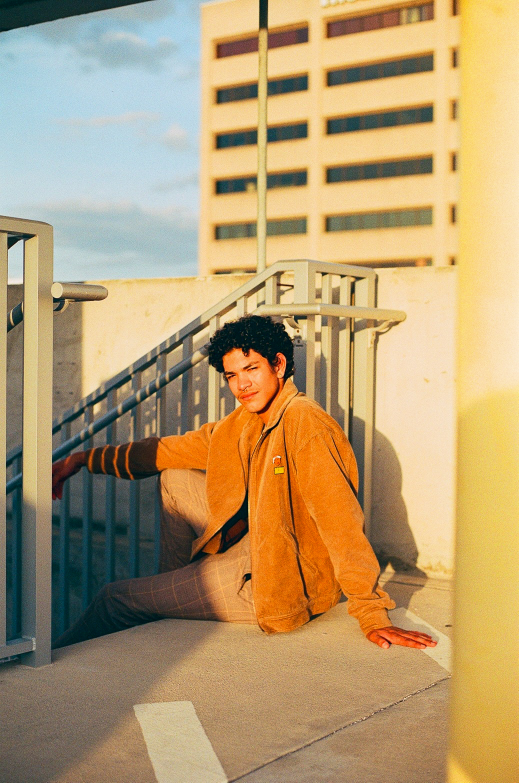
#> input picture photo_site/35mm Film/000003390014.jpg, 1037 x 1565 px (shown at 1/2 size)
$ python -i generate_thumbnails.py   (imports and definitions only)
#> lines starting #> are read from the running program, lines starting #| are printed output that depends on the picture
#> in make_thumbnail, img is the input picture: PIL image 1037x1565 RGB; mean R, G, B 182.2, 156.2, 112.9
import os
from PIL import Image

# Configuration
BASE_DIR = os.path.dirname(os.path.abspath(__file__))
FOLDERS = ["35mm Film", "Graduation", "Wedding", "Beach", "Sports", "Studio "]
# Source images live in public folder one level up
SRC_ROOT = os.path.join(BASE_DIR, '..', 'public')
THUMB_ROOT = os.path.join(SRC_ROOT, 'thumbnails')
THUMB_SIZE = (400, 300)  # width, height (aspect ratio 4:3)

# [1 line not run here, left out]

def crop_center(img, target_aspect):
#> called with target_aspect = 1.33
    width, height = img.size
#> width = 1037; height = 1565
    current_aspect = width / height
#> current_aspect = 0.663
    if current_aspect > target_aspect:
        # Crop width
        new_width = int(height * target_aspect)
        left = (width - new_width) // 2
        right = left + new_width
        top = 0
        bottom = height
    else:
        # Crop height
        new_height = int(width / target_aspect)
#> new_height = 777
        top = (height - new_height) // 2
#> top = 394
        bottom = top + new_height
#> bottom = 1171
        left = 0
        right = width
#> right = 1037
    return img.crop((left, top, right, bottom))
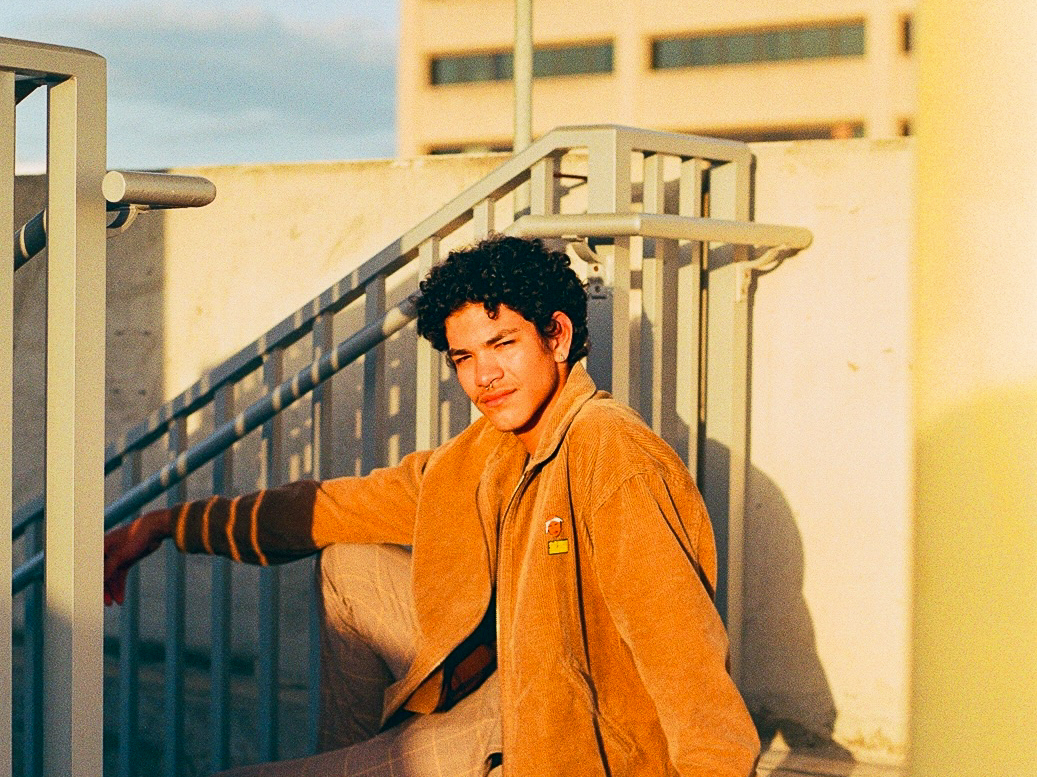
#> returned value: PIL image 1037x777 RGB; mean R, G, B 184.9, 153.6, 105.2

def make_thumbnail(src_path, dest_path):
    try:
        with Image.open(src_path) as img:
            img = img.convert('RGB')
            img = crop_center(img, THUMB_SIZE[0] / THUMB_SIZE[1])
            img = img.resize(THUMB_SIZE, Image.LANCZOS)
#> img: PIL image 400x300 RGB
            img.save(dest_path, quality=85)
            print(f"Created thumbnail: {dest_path}")
    except Exception as e:
        print(f"Error processing {src_path}: {e}")

def process_folder(folder):
    src_folder = os.path.join(SRC_ROOT, folder)
    for root, dirs, files in os.walk(src_folder):
        # Derive relative path from SRC_ROOT to preserve subfolder structure (e.g., Sports/Running)
        rel = os.path.relpath(root, SRC_ROOT)
        dest_folder = os.path.join(THUMB_ROOT, rel)
        os.makedirs(dest_folder, exist_ok=True)
        for fname in files:
            if fname.lower().endswith(('.jpg', '.jpeg', '.png', '.webp')):
                src_path = os.path.join(root, fname)
                dest_path = os.path.join(dest_folder, fname)
                if not os.path.exists(dest_path):
                    make_thumbnail(src_path, dest_path)

# [4 lines not run here, left out]

>>> result = make_thumbnail('../35mm Film/000003390014.jpg', 'out.png')

$ run again, on photo_site/35mm Film/000003410004-2.jpg
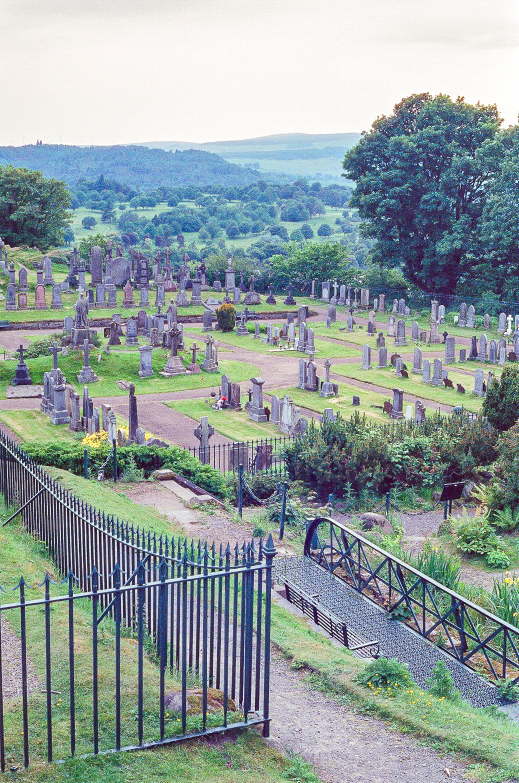
#> input picture photo_site/35mm Film/000003410004-2.jpg, 1037 x 1565 px (shown at 1/2 size)
#> in make_thumbnail, img is the input picture: PIL image 1037x1565 RGB; mean R, G, B 144.9, 158.1, 158
#> in crop_center, `return img.crop((left, top, right, bottom))`:
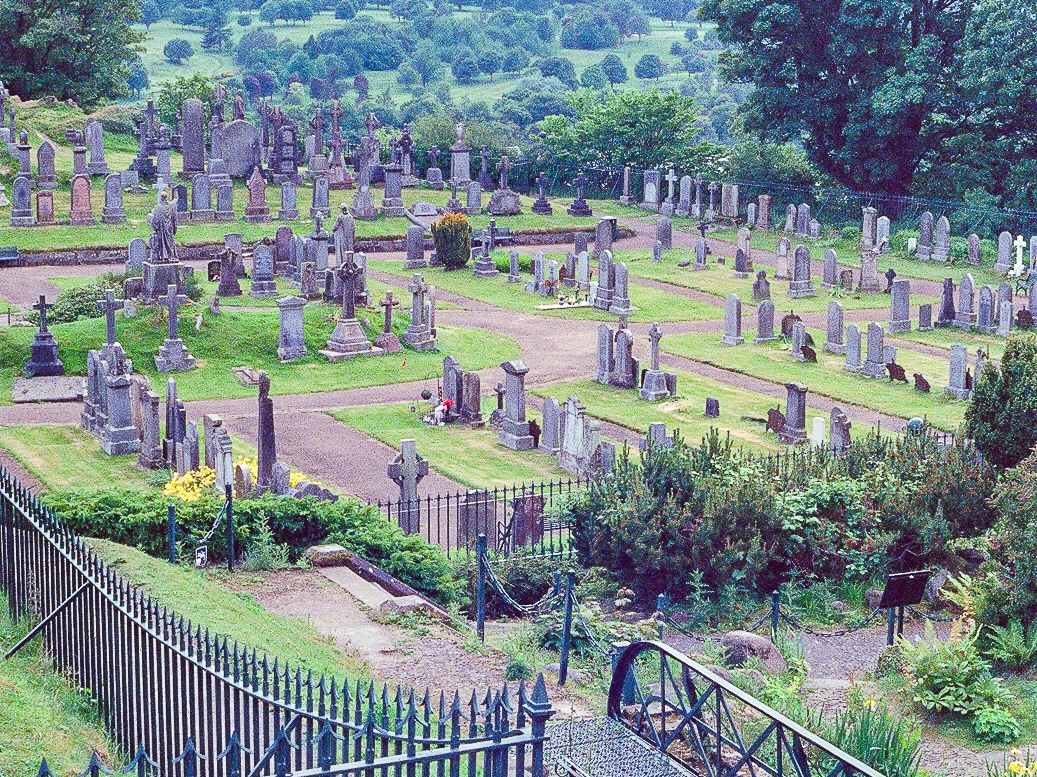
#> returned value: PIL image 1037x777 RGB; mean R, G, B 123.4, 137.6, 138
#> in make_thumbnail, `img = img.resize(THUMB_SIZE, Image.LANCZOS)`:
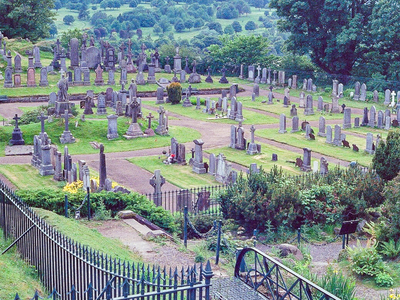
#> img: PIL image 400x300 RGB; mean R, G, B 123.4, 137.6, 138

$ run again, on photo_site/35mm Film/000003410008-2.jpg
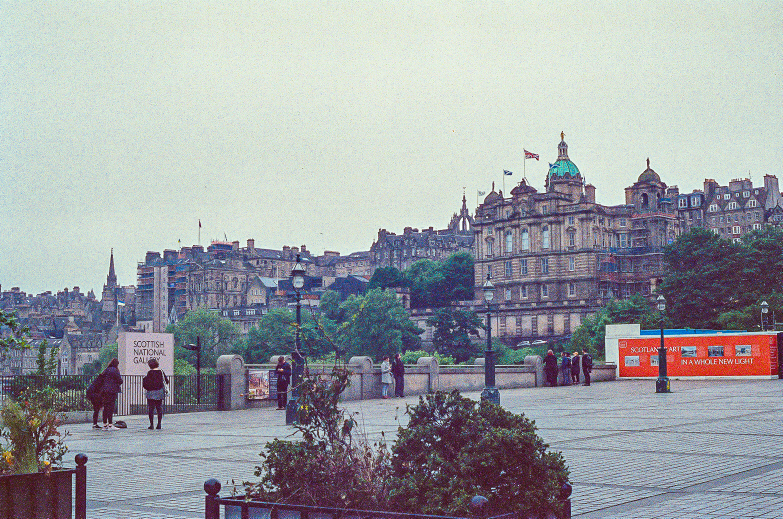
#> input picture photo_site/35mm Film/000003410008-2.jpg, 1565 x 1037 px (shown at 1/2 size)
#> in make_thumbnail, img is the input picture: PIL image 1565x1037 RGB; mean R, G, B 157, 160.4, 164.4
#> in crop_center, `return img.crop((left, top, right, bottom))`:
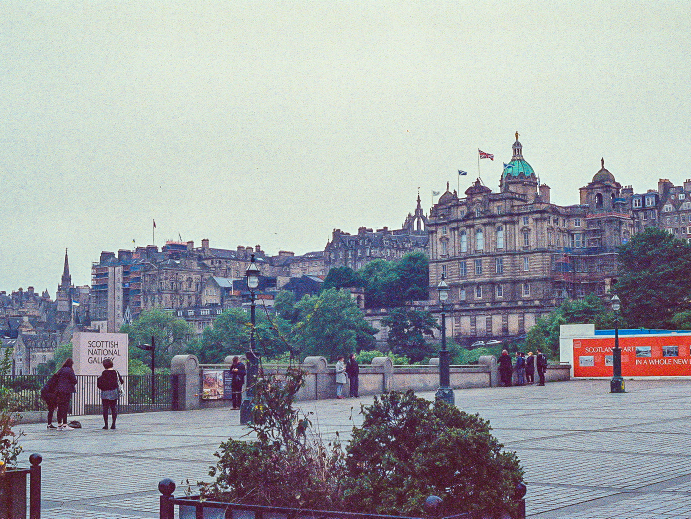
#> returned value: PIL image 1382x1037 RGB (shown at 1/2 size); mean R, G, B 157.5, 161, 165.3
#> in make_thumbnail, `img = img.resize(THUMB_SIZE, Image.LANCZOS)`:
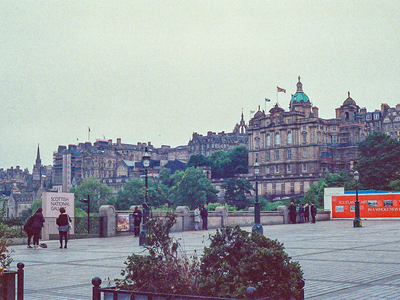
#> img: PIL image 400x300 RGB; mean R, G, B 157.5, 161, 165.3

$ run again, on photo_site/35mm Film/000003410010-2.jpg
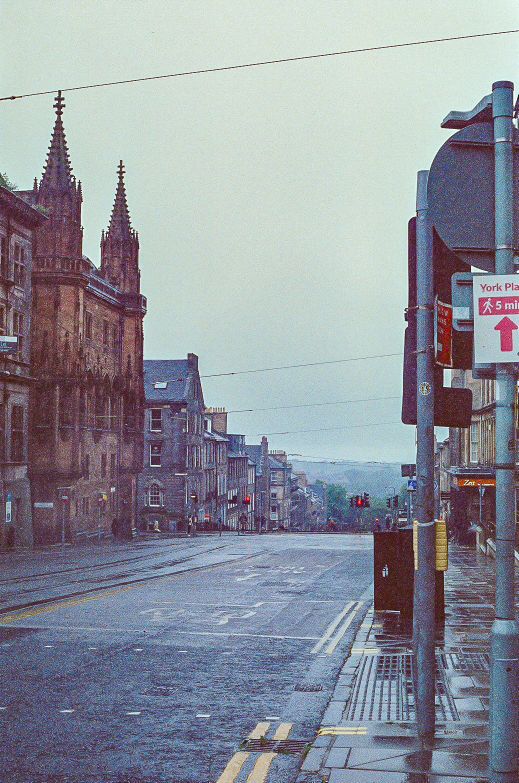
#> input picture photo_site/35mm Film/000003410010-2.jpg, 1037 x 1565 px (shown at 1/2 size)
#> in make_thumbnail, img is the input picture: PIL image 1037x1565 RGB; mean R, G, B 143.1, 146.8, 156.7
#> in crop_center, `return img.crop((left, top, right, bottom))`:
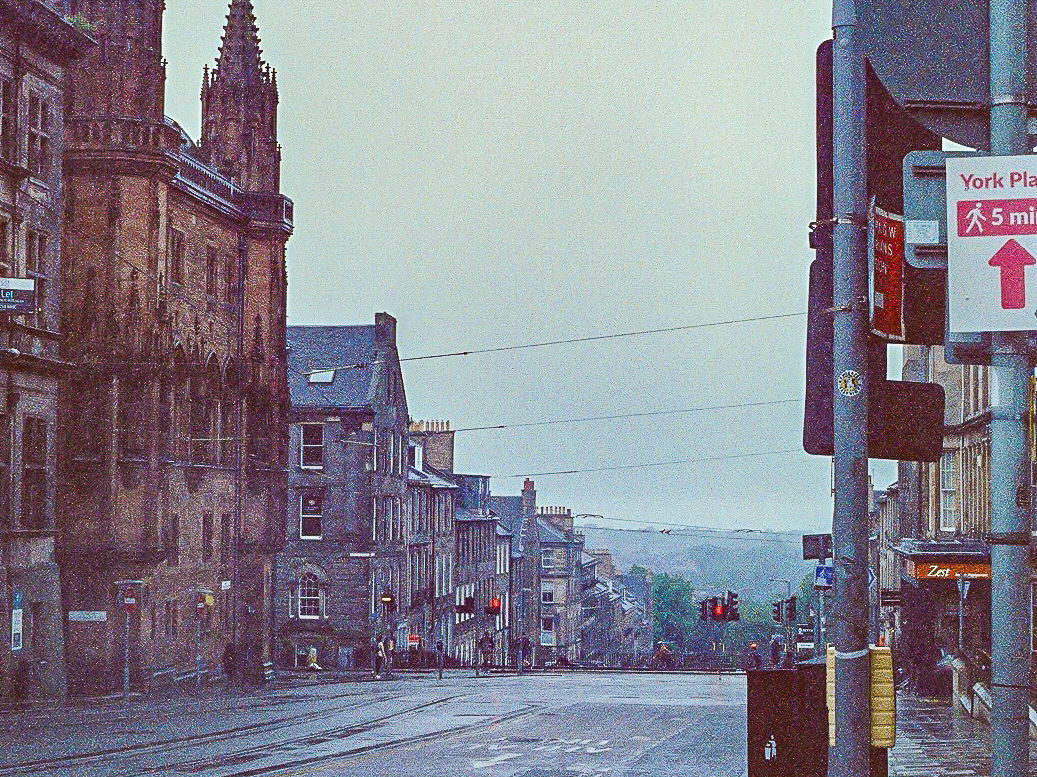
#> returned value: PIL image 1037x777 RGB; mean R, G, B 133.7, 131.1, 141.9
#> in make_thumbnail, `img = img.resize(THUMB_SIZE, Image.LANCZOS)`:
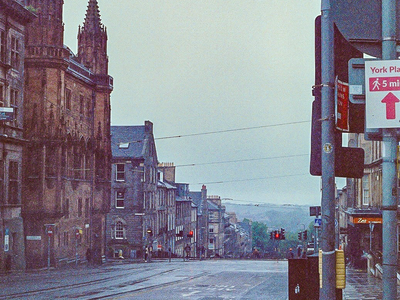
#> img: PIL image 400x300 RGB; mean R, G, B 133.7, 131.1, 141.9
